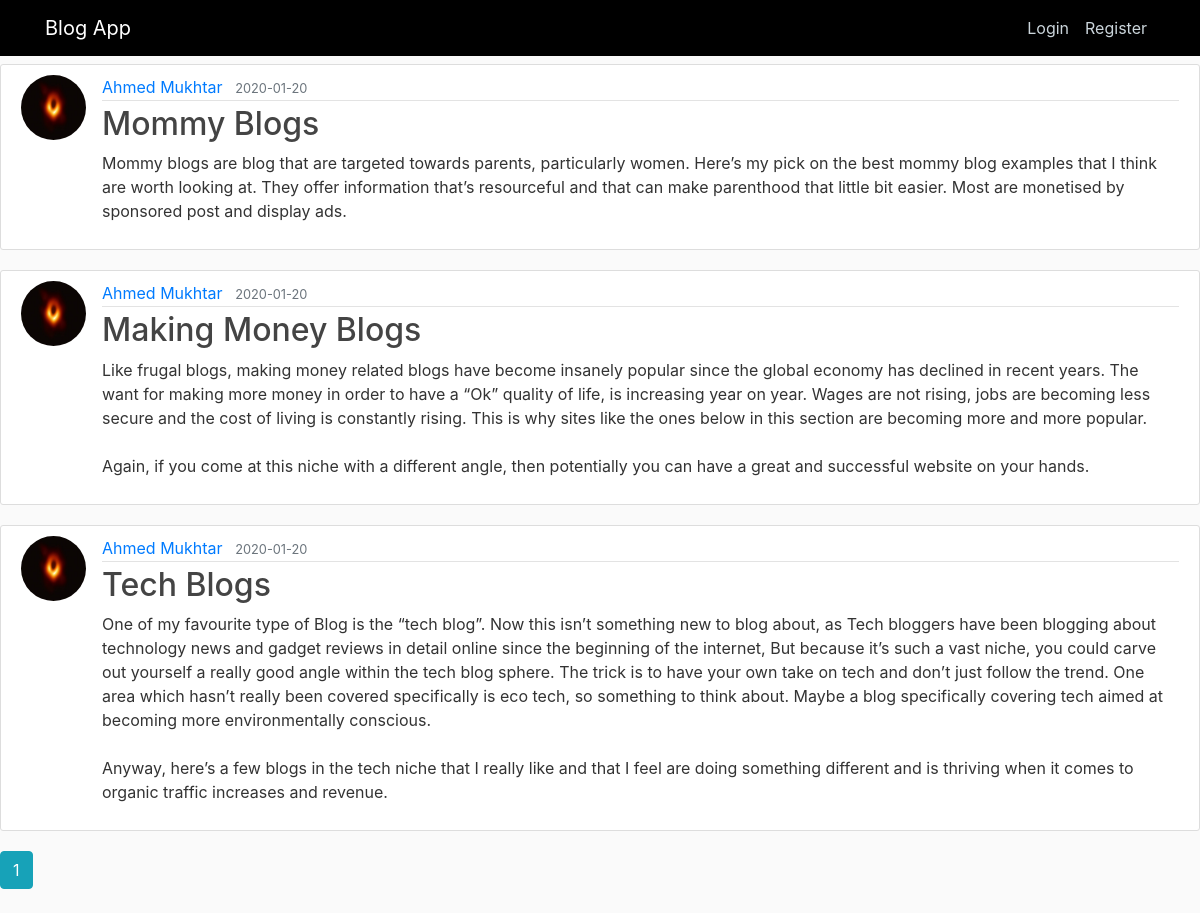
The app's page /user/Ahmed Mukhtar with its own data.
### flaskblog/models.py (models this page shows, shortened)
class Post(db.Model):
    id = db.Column(db.Integer, primary_key=True)
    title = db.Column(db.String(100), nullable=False)
    date_posted = db.Column(db.DateTime, nullable=False, default=datetime.utcnow)
    content = db.Column(db.Text, nullable=False)
    user_id = db.Column(db.Integer, db.ForeignKey('user.id'), nullable=False)

class User(db.Model, UserMixin):
    id = db.Column(db.Integer, primary_key=True)
    username = db.Column(db.String(20), unique=True, nullable=False)
    email = db.Column(db.String(120), unique=True, nullable=False)
    image_file = db.Column(db.String(20), nullable=False, default='default.jpg')
    password = db.Column(db.String(60), nullable=False)
    posts = db.relationship('Post', backref='author', lazy=True)
    comment = db.relationship('Comment', backref='author', lazy=True)

### flaskblog/routes.py (the view)
@app.route("/user/<string:username>")
def user_posts(username):
    page = request.args.get('page', 1, type=int)
    user = User.query.filter_by(username=username).first_or_404()
    posts = Post.query.filter_by(author=user)\
        .order_by(Post.date_posted.desc())\
        .paginate(page=page, per_page=5)
    return render_template('user_posts.html', posts=posts, user=user)

### flaskblog/templates/user_posts.html
{% extends "layout.html" %} {% block content %}
<h1 class="mb-3">Posts by {{ user.username }} ({{ posts.total }})</h1>
{% for post in posts.items %}
<article class="media content-section">
  <img
    class="rounded-circle article-img"
    src="{{ url_for('static', filename='dp/' + post.author.image_file) }}"
  />
  <div class="media-body">
    <div class="article-metadata">
      <a
        class="mr-2"
        href="{{ url_for('user_posts', username=post.author.username) }}"
        >{{ post.author.username }}</a
      >
      <small class="text-muted"
        >{{ post.date_posted.strftime('%Y-%m-%d') }}</small
      >
    </div>
    <h2>
      <a class="article-title" href="{{ url_for('post', post_id=post.id) }}"
        >{{ post.title }}</a
      >
    </h2>
    <p class="article-content">{{ post.content }}</p>
  </div>
</article>
{% endfor %} {% for page_num in posts.iter_pages(left_edge=1, right_edge=1,
left_current=1, right_current=2) %} {% if page_num %} {% if posts.page ==
page_num %}
<a
  class="btn btn-info mb-4"
  href="{{ url_for('user_posts', username=user.username, page=page_num) }}"
  >{{ page_num }}</a
>
{% else %}
<a
  class="btn btn-outline-info mb-4"
  href="{{ url_for('user_posts', username=user.username, page=page_num) }}"
  >{{ page_num }}</a
>
{% endif %} {% else %} ... {% endif %} {% endfor %} {% endblock content %}

### flaskblog/templates/layout.html (shortened to what this page needs)
<!DOCTYPE html>
<html lang="en">
  <head>
    <link rel="stylesheet" href="https://stackpath.bootstrapcdn.com/bootstrap/4.4.1/css/bootstrap.min.css">
    <link rel="stylesheet" type="text/css" href="{{ url_for('static', filename = 'main.css')}}">
  </head>
  <body>
    <header class="site-header">
      <nav class="navbar navbar-expand-md navbar-dark  fixed-top" style="background-color:#000;">
        <div class="container">
          <a class="navbar-brand mr-4" href="{{ url_for('home') }}">Blog App </a>
          <div class="collapse navbar-collapse" id="navbarToggle">
            <div class="navbar-nav mr-auto">
              <a class="nav-item nav-link" href="{{ url_for('home') }}"></a>
            </div>
            <div class="navbar-nav">
              {% if current_user.is_authenticated %}
              <a class="nav-item nav-link" href="{{ url_for('new_post') }}">New Post</a>
              <a class="nav-item nav-link" href="{{ url_for('account') }}">Account</a>
              <a class="nav-item nav-link" href="{{ url_for('logout') }}">logout</a>
              {% else %}
                <a class="nav-item nav-link" href="{{ url_for('login') }}">Login</a>
                <a class="nav-item nav-link" href="{{ url_for('register') }}">Register</a>
              {% endif %}
            </div>
          </div>
        </div>
      </nav>
    </header>
    {% block content %}{% endblock %}
  </body>
</html>

### flaskblog/static/main.css (style rules this page uses)
* { margin: 0; padding: 0; }
body { background: #fafafa; color: #333333; }
h1, h2, h3, h4, h5, h6 { color: #444444; }
.site-header .navbar-nav .nav-link { color: #cbd5db; }
.content-section { background: #ffffff; padding: 10px 20px; border: 1px solid #dddddd; border-radius: 3px; margin-bottom: 20px; }
.article-title { color: #444444; }
.article-content { white-space: pre-line; }
.article-img { height: 65px; width: 65px; margin-right: 16px; }
.article-metadata { padding-bottom: 1px; margin-bottom: 4px; border-bottom: 1px solid #e3e3e3 }

### records on screen
Post: image_file (placeholder picture), author.username "Ahmed Mukhtar", date_posted "2020-01-20", title "Mommy Blogs", content "Mommy blogs are blog that are targeted towards parents, particularly women. Here’s my pick on the best mommy blog examples that I think are worth looking at. They offer information that’s resourceful and that can make parenthood that little bit easier. Most are monetised by sponsored post and display ads."
Post: image_file (placeholder picture), author.username "Ahmed Mukhtar", date_posted "2020-01-20", title "Making Money Blogs", content "Like frugal blogs, making money related blogs have become insanely popular since the global economy has declined in recent years. The want for making more money in order to have a “Ok” quality of life, is increasing year on year. Wages are not rising, jobs are becoming less secure and the cost of living is constantly rising. This is why sites like the ones below in this section are becoming more and more popular. Again, if you come at this niche with a different angle, then potentially you can have a great and successful website on your hands."
Post: image_file (placeholder picture), author.username "Ahmed Mukhtar", date_posted "2020-01-20", title "Tech Blogs", content "One of my favourite type of Blog is the “tech blog”. Now this isn’t something new to blog about, as Tech bloggers have been blogging about technology news and gadget reviews in detail online since the beginning of the internet, But because it’s such a vast niche, you could carve out yourself a really good angle within the tech blog sphere. The trick is to have your own take on tech and don’t just follow the trend. One area which hasn’t really been covered specifically is eco tech, so something to think about. Maybe a blog specifically covering tech aimed at becoming more environmentally conscious. Anyway, here’s a few blogs in the tech niche that I really like and that I feel are doing…"

### other values on screen
{{ page_num }} "1"
